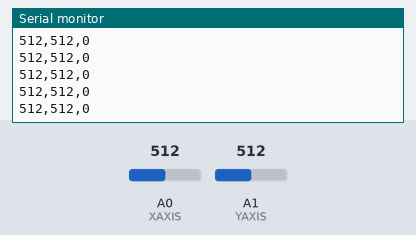
This sketch was run on a simulated Arduino Uno, built with avr-gcc and run on an emulated ATmega328P. Shown: the last lines printed to the serial monitor. The test bench sets the inputs (shaded band); at power-on: A0 (XAXIS) = 512, A1 (YAXIS) = 512.

Above: at 1.2 s.
1.3 s: A0 (XAXIS) set to 981
At 1.8 s:
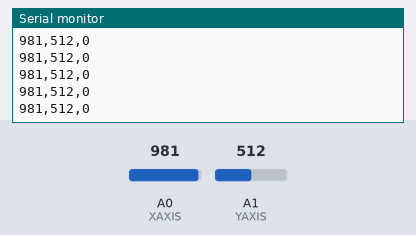
2.8 s: A0 (XAXIS) set to 1017
At 3.7 s:
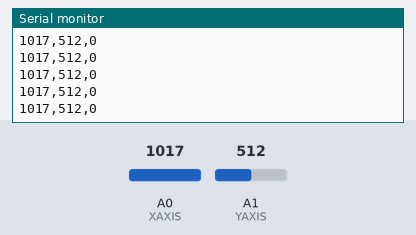
Timing chart, 0 to 5.8 s (numbered marks = the images above; inputs shaded):
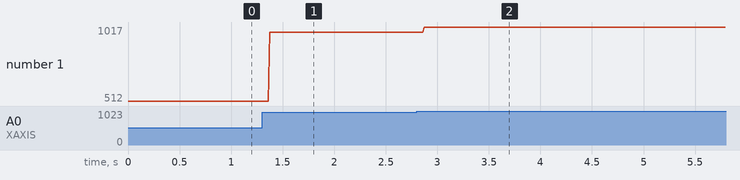

The sketch:

joystick.ino
```cpp
#define XAXIS A0
#define YAXIS A1
#define BUTTON 0

void setup() {
  Serial.begin(9600);
  pinMode(BUTTON, INPUT);
}

void loop() {
  int xReading = analogRead(XAXIS);
  int yReading = analogRead(YAXIS);
  bool buttonReading = digitalRead(BUTTON);

  Serial.print(xReading);
  Serial.print(",");
  Serial.print(yReading);
  Serial.print(",");
  Serial.println(buttonReading);
}
```

Measured:
- after the input at 1.3 s, the serial monitor: prints a new line after 0.07 s (image 1)
- after the input at 2.8 s, the serial monitor: prints a new line after 0.07 s (image 2)
- plotted number 1: 512 → 981 after the input at 1.3 s, 981 → 1017 after the input at 2.8 s
